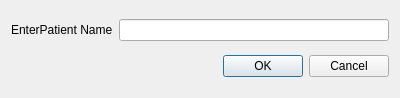
<?xml version="1.0" encoding="UTF-8"?>
<ui version="4.0">
 <class>SearchDialog</class>
 <widget class="QDialog" name="SearchDialog">
  <property name="geometry">
   <rect>
    <x>0</x>
    <y>0</y>
    <width>400</width>
    <height>98</height>
   </rect>
  </property>
  <property name="windowTitle">
   <string>Dialog</string>
  </property>
  <layout class="QVBoxLayout" name="verticalLayout">
   <property name="sizeConstraint">
    <enum>QLayout::SetMinimumSize</enum>
   </property>
   <item>
    <layout class="QHBoxLayout" name="horizontalLayout">
     <property name="sizeConstraint">
      <enum>QLayout::SetMinimumSize</enum>
     </property>
     <item>
      <widget class="QLabel" name="label">
       <property name="text">
        <string>EnterPatient Name</string>
       </property>
      </widget>
     </item>
     <item>
      <widget class="QLineEdit" name="lineEdit"/>
     </item>
    </layout>
   </item>
   <item>
    <widget class="QDialogButtonBox" name="buttonBox">
     <property name="orientation">
      <enum>Qt::Horizontal</enum>
     </property>
     <property name="standardButtons">
      <set>QDialogButtonBox::Cancel|QDialogButtonBox::Ok</set>
     </property>
    </widget>
   </item>
  </layout>
 </widget>
 <resources/>
 <connections>
  <connection>
   <sender>buttonBox</sender>
   <signal>accepted()</signal>
   <receiver>SearchDialog</receiver>
   <slot>accept()</slot>
   <hints>
    <hint type="sourcelabel">
     <x>248</x>
     <y>254</y>
    </hint>
    <hint type="destinationlabel">
     <x>157</x>
     <y>274</y>
    </hint>
   </hints>
  </connection>
  <connection>
   <sender>buttonBox</sender>
   <signal>rejected()</signal>
   <receiver>SearchDialog</receiver>
   <slot>reject()</slot>
   <hints>
    <hint type="sourcelabel">
     <x>316</x>
     <y>260</y>
    </hint>
    <hint type="destinationlabel">
     <x>286</x>
     <y>274</y>
    </hint>
   </hints>
  </connection>
 </connections>
</ui>
